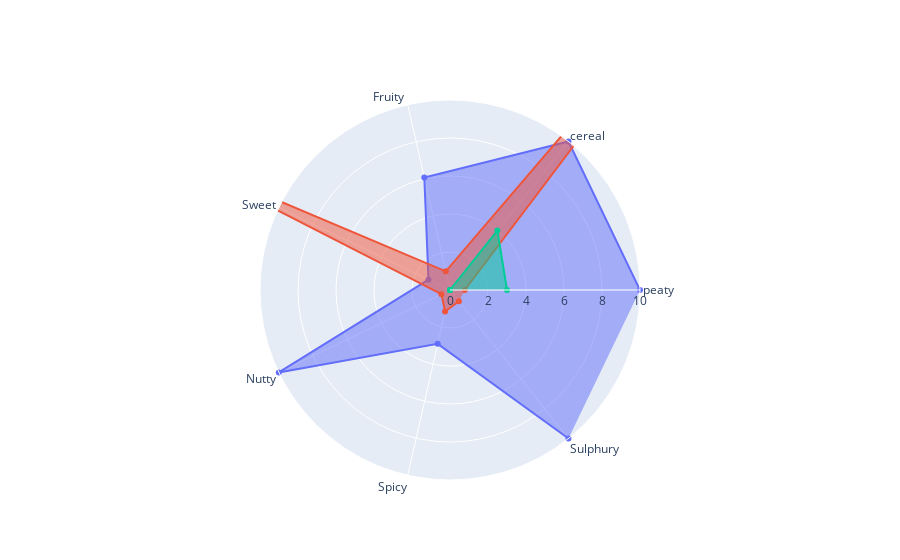

Write notebook code for a chart like this one.
### Code cell
import plotly.graph_objects as go

fig = go.Figure()

fig.add_trace(go.Scatterpolar(
  r=(plot_fuzzy_OSA["Intensities"]),
  theta=list(plot_fuzzy_OSA.index),
  fill="toself",
  name='ms fuzzy'
))
fig.add_trace(go.Scatterpolar(
  r=([ 0.7776613, 23.58432344,1.00636248, 16.65879529, 0.50338256,  1.16029695,  0.75458068]),
  theta=list(plot_fuzzy_OSA.index),
  fill="toself",
  name='ms binary'
))
fig.add_trace(go.Scatterpolar(
  r=([3,4,0,0,0,0,0]),
  theta=list(plot_fuzzy_OSA.index),
  fill="toself",
  name='panelist 1'
))

fig.update_layout(
  polar=dict(
    radialaxis=dict(
      visible=True,
       range=[0, 10]
    ),
  ),
  showlegend=False
)

fig.show()

### Figure 1 — Plotly figure (JSON) as saved in the notebook; plotly's stock layout.template omitted (floating-point values rounded to 4 significant figures)
{"data": [{"fill": "toself", "name": "ms fuzzy", "r": [10, 10, 6.077, 1.257, 10, 2.906, 10], "theta": ["peaty", "cereal", "Fruity ", "Sweet", "Nutty", "Spicy", "Sulphury"], "type": "scatterpolar"}, {"fill": "toself", "name": "ms binary", "r": [0.7777, 23.58, 1.006, 16.66, 0.5034, 1.16, 0.7546], "theta": ["peaty", "cereal", "Fruity ", "Sweet", "Nutty", "Spicy", "Sulphury"], "type": "scatterpolar"}, {"fill": "toself", "name": "panelist 1", "r": [3, 4, 0, 0, 0, 0, 0], "theta": ["peaty", "cereal", "Fruity ", "Sweet", "Nutty", "Spicy", "Sulphury"], "type": "scatterpolar"}], "layout": {"polar": {"radialaxis": {"range": [0, 10], "visible": true}}, "showlegend": false}}
